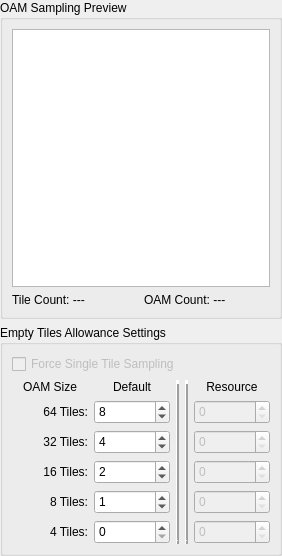
       <widget class="QFrame" name="Resource_Sample_Group">
        <property name="sizePolicy">
         <sizepolicy hsizetype="Maximum" vsizetype="Preferred">
          <horstretch>0</horstretch>
          <verstretch>0</verstretch>
         </sizepolicy>
        </property>
        <layout class="QVBoxLayout" name="verticalLayout_5">
         <property name="leftMargin">
          <number>0</number>
         </property>
         <property name="topMargin">
          <number>0</number>
         </property>
         <property name="rightMargin">
          <number>0</number>
         </property>
         <property name="bottomMargin">
          <number>0</number>
         </property>
         <item>
          <spacer name="verticalSpacer_2">
           <property name="orientation">
            <enum>Qt::Vertical</enum>
           </property>
           <property name="sizeHint" stdset="0">
            <size>
             <width>20</width>
             <height>0</height>
            </size>
           </property>
          </spacer>
         </item>
         <item>
          <widget class="QGroupBox" name="groupBox_5">
           <property name="title">
            <string>OAM Sampling Preview</string>
           </property>
           <layout class="QVBoxLayout" name="verticalLayout_6">
            <item>
             <widget class="ZoomGraphicsView" name="Resources_GV">
              <property name="sizePolicy">
               <sizepolicy hsizetype="Maximum" vsizetype="Minimum">
                <horstretch>0</horstretch>
                <verstretch>0</verstretch>
               </sizepolicy>
              </property>
              <property name="minimumSize">
               <size>
                <width>258</width>
                <height>258</height>
               </size>
              </property>
              <property name="maximumSize">
               <size>
                <width>258</width>
                <height>258</height>
               </size>
              </property>
              <property name="viewportUpdateMode">
               <enum>QGraphicsView::FullViewportUpdate</enum>
              </property>
             </widget>
            </item>
            <item>
             <layout class="QHBoxLayout" name="horizontalLayout_7">
              <item>
               <widget class="QLabel" name="Resources_Tile">
                <property name="text">
                 <string>Tile Count: ---</string>
                </property>
               </widget>
              </item>
              <item>
               <widget class="QLabel" name="Resources_OAM">
                <property name="text">
                 <string>OAM Count: ---</string>
                </property>
               </widget>
              </item>
             </layout>
            </item>
           </layout>
          </widget>
         </item>
         <item>
          <widget class="QGroupBox" name="groupBox_4">
           <property name="title">
            <string>Empty Tiles Allowance Settings</string>
           </property>
           <layout class="QVBoxLayout" name="verticalLayout_15">
            <item>
             <widget class="QCheckBox" name="Resources_CB_SingleOAM">
              <property name="enabled">
               <bool>false</bool>
              </property>
              <property name="text">
               <string>Force Single Tile Sampling</string>
              </property>
             </widget>
            </item>
            <item>
             <layout class="QHBoxLayout" name="horizontalLayout_18">
              <item>
               <layout class="QVBoxLayout" name="verticalLayout_7">
                <item>
                 <widget class="QLabel" name="label_6">
                  <property name="text">
                   <string>OAM Size</string>
                  </property>
                  <property name="alignment">
                   <set>Qt::AlignCenter</set>
                  </property>
                 </widget>
                </item>
                <item>
                 <widget class="QLabel" name="label_8">
                  <property name="minimumSize">
                   <size>
                    <width>0</width>
                    <height>24</height>
                   </size>
                  </property>
                  <property name="maximumSize">
                   <size>
                    <width>16777215</width>
                    <height>24</height>
                   </size>
                  </property>
                  <property name="text">
                   <string>64 Tiles:</string>
                  </property>
                  <property name="alignment">
                   <set>Qt::AlignRight|Qt::AlignTrailing|Qt::AlignVCenter</set>
                  </property>
                 </widget>
                </item>
                <item>
                 <widget class="QLabel" name="label_9">
                  <property name="minimumSize">
                   <size>
                    <width>0</width>
                    <height>24</height>
                   </size>
                  </property>
                  <property name="maximumSize">
                   <size>
                    <width>16777215</width>
                    <height>24</height>
                   </size>
                  </property>
                  <property name="text">
                   <string>32 Tiles:</string>
                  </property>
                  <property name="alignment">
                   <set>Qt::AlignRight|Qt::AlignTrailing|Qt::AlignVCenter</set>
                  </property>
                 </widget>
                </item>
                <item>
                 <widget class="QLabel" name="label_10">
                  <property name="minimumSize">
                   <size>
                    <width>0</width>
                    <height>24</height>
                   </size>
                  </property>
                  <property name="maximumSize">
                   <size>
                    <width>16777215</width>
                    <height>24</height>
                   </size>
                  </property>
                  <property name="text">
                   <string>16 Tiles:</string>
                  </property>
                  <property name="alignment">
                   <set>Qt::AlignRight|Qt::AlignTrailing|Qt::AlignVCenter</set>
                  </property>
                 </widget>
                </item>
                <item>
                 <widget class="QLabel" name="label_11">
                  <property name="minimumSize">
                   <size>
                    <width>0</width>
                    <height>24</height>
                   </size>
                  </property>
                  <property name="maximumSize">
                   <size>
                    <width>16777215</width>
                    <height>24</height>
                   </size>
                  </property>
                  <property name="text">
                   <string>8 Tiles:</string>
                  </property>
                  <property name="alignment">
                   <set>Qt::AlignRight|Qt::AlignTrailing|Qt::AlignVCenter</set>
                  </property>
                 </widget>
                </item>
                <item>
                 <widget class="QLabel" name="label_12">
                  <property name="minimumSize">
                   <size>
                    <width>0</width>
                    <height>24</height>
                   </size>
                  </property>
                  <property name="maximumSize">
                   <size>
                    <width>16777215</width>
                    <height>24</height>
                   </size>
                  </property>
                  <property name="text">
                   <string>4 Tiles:</string>
                  </property>
                  <property name="alignment">
                   <set>Qt::AlignRight|Qt::AlignTrailing|Qt::AlignVCenter</set>
                  </property>
                 </widget>
                </item>
               </layout>
              </item>
              <item>
               <layout class="QVBoxLayout" name="verticalLayout_8">
                <item>
                 <widget class="QLabel" name="label_4">
                  <property name="text">
                   <string>Default</string>
                  </property>
                  <property name="alignment">
                   <set>Qt::AlignCenter</set>
                  </property>
                 </widget>
                </item>
                <item>
                 <widget class="QSpinBox" name="Resources_SB_Default64">
                  <property name="minimumSize">
                   <size>
                    <width>0</width>
                    <height>24</height>
                   </size>
                  </property>
                  <property name="maximumSize">
                   <size>
                    <width>16777215</width>
                    <height>24</height>
                   </size>
                  </property>
                  <property name="maximum">
                   <number>31</number>
                  </property>
                  <property name="value">
                   <number>8</number>
                  </property>
                 </widget>
                </item>
                <item>
                 <widget class="QSpinBox" name="Resources_SB_Default32">
                  <property name="minimumSize">
                   <size>
                    <width>0</width>
                    <height>24</height>
                   </size>
                  </property>
                  <property name="maximumSize">
                   <size>
                    <width>16777215</width>
                    <height>24</height>
                   </size>
                  </property>
                  <property name="maximum">
                   <number>15</number>
                  </property>
                  <property name="value">
                   <number>4</number>
                  </property>
                 </widget>
                </item>
                <item>
                 <widget class="QSpinBox" name="Resources_SB_Default16">
                  <property name="minimumSize">
                   <size>
                    <width>0</width>
                    <height>24</height>
                   </size>
                  </property>
                  <property name="maximumSize">
                   <size>
                    <width>16777215</width>
                    <height>24</height>
                   </size>
                  </property>
                  <property name="maximum">
                   <number>7</number>
                  </property>
                  <property name="value">
                   <number>2</number>
                  </property>
                 </widget>
                </item>
                <item>
                 <widget class="QSpinBox" name="Resources_SB_Default8">
                  <property name="minimumSize">
                   <size>
                    <width>0</width>
                    <height>24</height>
                   </size>
                  </property>
                  <property name="maximumSize">
                   <size>
                    <width>16777215</width>
                    <height>24</height>
                   </size>
                  </property>
                  <property name="maximum">
                   <number>3</number>
                  </property>
                  <property name="value">
                   <number>1</number>
                  </property>
                 </widget>
                </item>
                <item>
                 <widget class="QSpinBox" name="Resources_SB_Default4">
                  <property name="minimumSize">
                   <size>
                    <width>0</width>
                    <height>24</height>
                   </size>
                  </property>
                  <property name="maximumSize">
                   <size>
                    <width>16777215</width>
                    <height>24</height>
                   </size>
                  </property>
                  <property name="maximum">
                   <number>1</number>
                  </property>
                  <property name="value">
                   <number>0</number>
                  </property>
                 </widget>
                </item>
               </layout>
              </item>
              <item>
               <widget class="Line" name="line_2">
                <property name="frameShadow">
                 <enum>QFrame::Raised</enum>
                </property>
                <property name="lineWidth">
                 <number>4</number>
                </property>
                <property name="orientation">
                 <enum>Qt::Vertical</enum>
                </property>
               </widget>
              </item>
              <item>
               <widget class="Line" name="line">
                <property name="frameShadow">
                 <enum>QFrame::Raised</enum>
                </property>
                <property name="lineWidth">
                 <number>4</number>
                </property>
                <property name="orientation">
                 <enum>Qt::Vertical</enum>
                </property>
               </widget>
              </item>
              <item>
               <layout class="QVBoxLayout" name="verticalLayout_9">
                <item>
                 <widget class="QLabel" name="label_5">
                  <property name="text">
                   <string>Resource</string>
                  </property>
                  <property name="alignment">
                   <set>Qt::AlignCenter</set>
                  </property>
                 </widget>
                </item>
                <item>
                 <widget class="QSpinBox" name="Resources_SB_64">
                  <property name="enabled">
                   <bool>false</bool>
                  </property>
                  <property name="minimumSize">
                   <size>
                    <width>0</width>
                    <height>24</height>
                   </size>
                  </property>
                  <property name="maximumSize">
                   <size>
                    <width>16777215</width>
                    <height>24</height>
                   </size>
                  </property>
                  <property name="maximum">
                   <number>31</number>
                  </property>
                 </widget>
                </item>
                <item>
                 <widget class="QSpinBox" name="Resources_SB_32">
                  <property name="enabled">
                   <bool>false</bool>
                  </property>
                  <property name="minimumSize">
                   <size>
                    <width>0</width>
                    <height>24</height>
                   </size>
                  </property>
                  <property name="maximumSize">
                   <size>
                    <width>16777215</width>
                    <height>24</height>
                   </size>
                  </property>
                  <property name="maximum">
                   <number>15</number>
                  </property>
                 </widget>
                </item>
                <item>
                 <widget class="QSpinBox" name="Resources_SB_16">
                  <property name="enabled">
                   <bool>false</bool>
                  </property>
                  <property name="minimumSize">
                   <size>
                    <width>0</width>
                    <height>24</height>
                   </size>
                  </property>
                  <property name="maximumSize">
                   <size>
                    <width>16777215</width>
                    <height>24</height>
                   </size>
                  </property>
                  <property name="maximum">
                   <number>7</number>
                  </property>
                 </widget>
                </item>
                <item>
                 <widget class="QSpinBox" name="Resources_SB_8">
                  <property name="enabled">
                   <bool>false</bool>
                  </property>
                  <property name="minimumSize">
                   <size>
                    <width>0</width>
                    <height>24</height>
                   </size>
                  </property>
                  <property name="maximumSize">
                   <size>
                    <width>16777215</width>
                    <height>24</height>
                   </size>
                  </property>
                  <property name="maximum">
                   <number>3</number>
                  </property>
                 </widget>
                </item>
                <item>
                 <widget class="QSpinBox" name="Resources_SB_4">
                  <property name="enabled">
                   <bool>false</bool>
                  </property>
                  <property name="minimumSize">
                   <size>
                    <width>0</width>
                    <height>24</height>
                   </size>
                  </property>
                  <property name="maximumSize">
                   <size>
                    <width>16777215</width>
                    <height>24</height>
                   </size>
                  </property>
                  <property name="maximum">
                   <number>1</number>
                  </property>
                 </widget>
                </item>
               </layout>
              </item>
             </layout>
            </item>
           </layout>
          </widget>
         </item>
        </layout>
       </widget>
